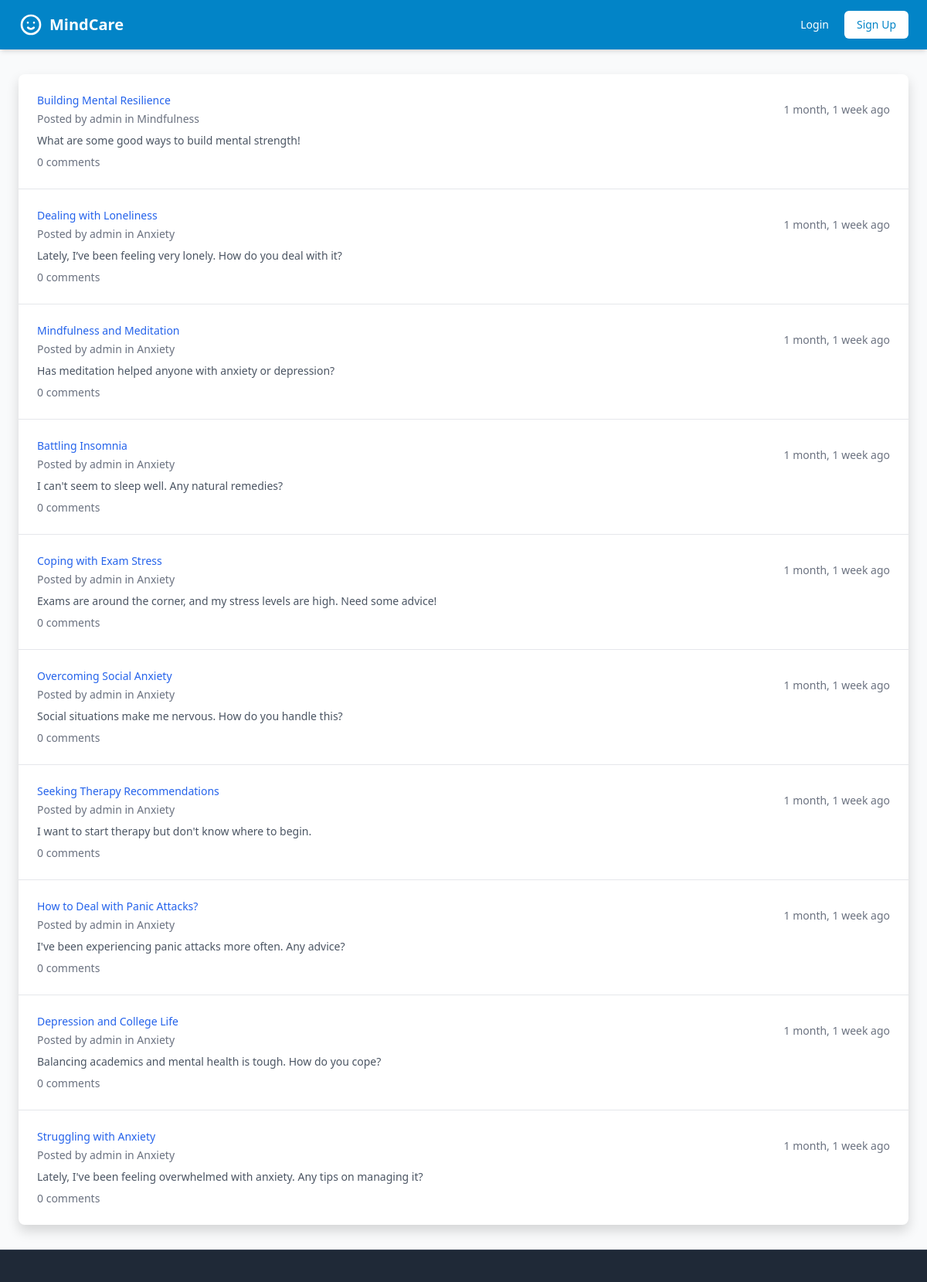
The app's page /forum (upper part), older data.
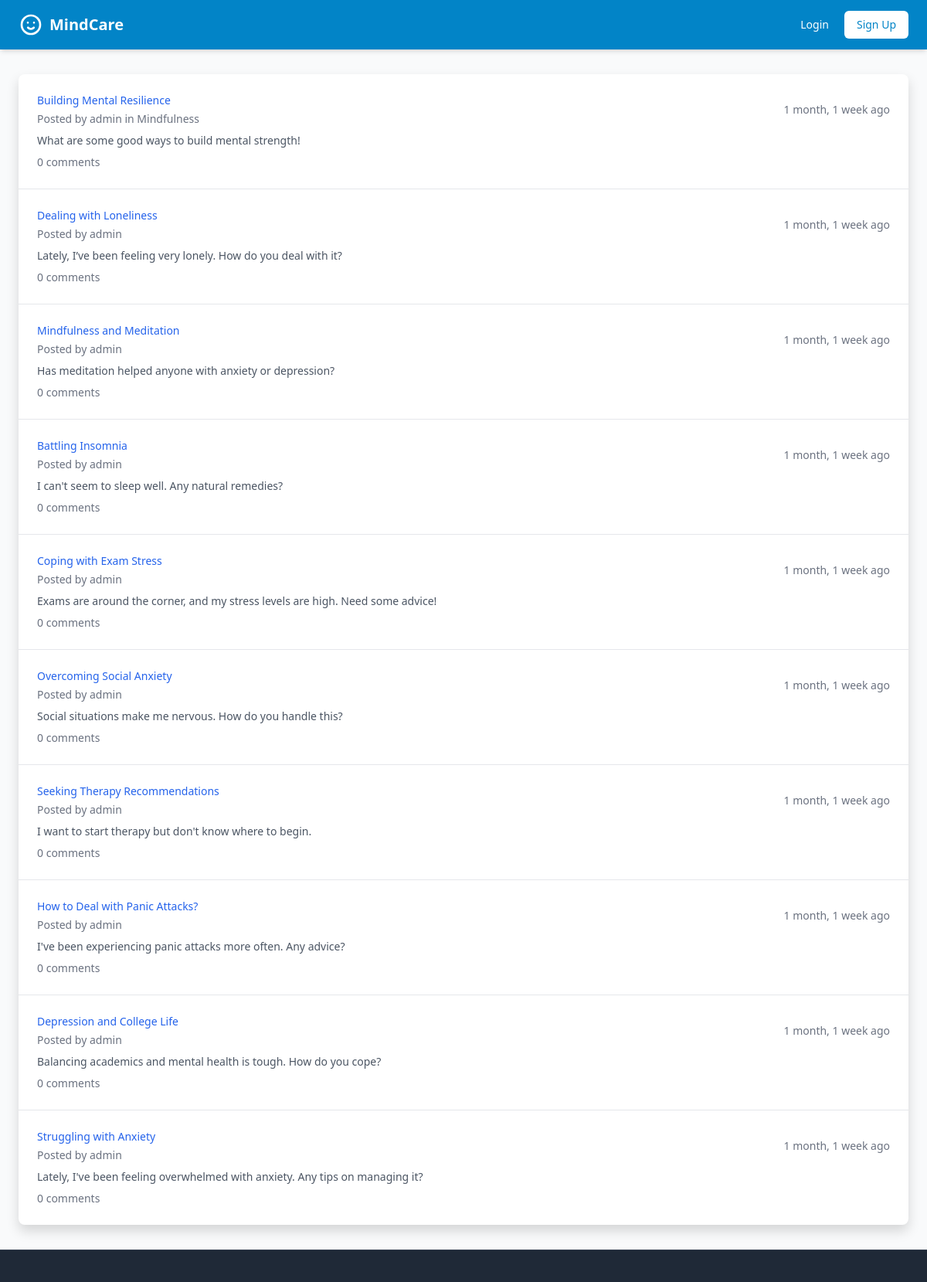
The same page, newer data.
### mentalhealth/models.py (models this page shows, shortened)
class ForumPost(models.Model):
    user = models.ForeignKey(User, on_delete=models.CASCADE)
    title = models.CharField(max_length=200)
    content = models.TextField()
    category = models.ForeignKey(MentalHealthCategory, on_delete=models.SET_NULL, null=True)
    created_at = models.DateTimeField(auto_now_add=True)
    updated_at = models.DateTimeField(auto_now=True)
    is_anonymous = models.BooleanField(default=False)
    class Meta:
        ordering = ['-created_at']

class User(AbstractUser):
    USER_TYPES = (
        ('STUDENT', 'Student'),
        ('COUNSELOR', 'Counselor'),
        ('ADMIN', 'Admin'),
    )
    user_type = models.CharField(max_length=10, choices=USER_TYPES, default='STUDENT')
    date_of_birth = models.DateField(null=True, blank=True)
    phone_number = models.CharField(max_length=15, blank=True)
    institution = models.CharField(max_length=100, blank=True)
    profile_picture = models.ImageField(upload_to='profile_pics/', blank=True)
    bio = models.TextField(blank=True)
    is_verified = models.BooleanField(default=False)
    groups = models.ManyToManyField(
        Group,
        related_name="custom_user_groups",  # Adjust related_name to avoid conflicts
        blank=True
    )
    user_permissions = models.ManyToManyField(
        Permission,
        related_name="custom_user_permissions",  # Adjust related_name to avoid conflicts
        blank=True
    )

class MentalHealthCategory(models.Model):
    name = models.CharField(max_length=50)
    slug = models.SlugField(unique=True, blank=True)
    description = models.TextField()
    icon = models.CharField(max_length=30, help_text="Icon class from icon library")

### mentalhealth/views.py (the view)
# urls.py: path('forum', ForumPostListView.as_view(), name='forum_list'),
class ForumPostListView(ListView):
    model = ForumPost
    template_name = 'forum_list.html'
    context_object_name = 'posts'
    paginate_by = 15
    def get_queryset(self):
        queryset = super().get_queryset()
        category_id = self.request.GET.get('category')
        if category_id:
            queryset = queryset.filter(category__id=category_id)
        return queryset.select_related('user', 'category').order_by('-created_at')
    def get_context_data(self, **kwargs):
        context = super().get_context_data(**kwargs)
        context['categories'] = MentalHealthCategory.objects.all()
        context['selected_category'] = self.request.GET.get('category')
        return context

### mentalhealth/context_processors.py (called while the page is built)
def mood_choices(request):
    return {
        'MOOD_CHOICES': MoodEntry.MOOD_CHOICES
    }

### mentalhealth/templates/forum_list.html (shortened to what this page needs)
{% extends 'base.html' %}
{% load widget_tweaks %}
{% block content %}
<div class="max-w-7xl mx-auto px-4 sm:px-6 lg:px-8 py-8">
    <div class="bg-white shadow rounded-lg overflow-hidden">
        <ul class="divide-y divide-gray-200">
            {% for post in posts %}
            <li class="hover:bg-gray-50 transition-colors duration-200">
                <div class="px-6 py-4">
                    <a href="{% url 'forum_post_detail' post.id %}" class="block">
                        <div class="flex items-center justify-between">
                            <div class="flex-1 min-w-0">
                                <p class="text-sm font-medium text-blue-600 truncate hover:text-blue-800">
                                    {{ post.title }}
                                </p>
                                <p class="text-sm text-gray-500 truncate mt-1">
                                    Posted {% if post.is_anonymous %}anonymously{% else %}by {{ post.user.username }}{% endif %}
                                    {% if post.category %} in {{ post.category.name }}{% endif %}
                                </p>
                            </div>
                            <div class="ml-2 flex-shrink-0 flex">
                                <span class="text-sm text-gray-500">
                                    {{ post.created_at|timesince }} ago
                                </span>
                            </div>
                        </div>
                        <div class="mt-2">
                            <p class="text-sm text-gray-600 line-clamp-2">
                                {{ post.content }}
                            </p>
                        </div>
                    </a>
                    <div class="mt-2 flex items-center">
                        <a href="{% url 'forum_post_detail' post.id %}#comments"
                           class="text-sm text-gray-500 hover:text-blue-600">
                            {{ post.comments.count }} comment{{ post.comments.count|pluralize }}
                        </a>
                    </div>
                </div>
            </li>
            {% empty %}
            <li class="px-6 py-4 text-center text-gray-500">
                No posts found. Be the first to start a discussion!
            </li>
            {% endfor %}
        </ul>
    </div>
</div>
{% endblock %}

### mentalhealth/templates/base.html (shortened to what this page needs)
{% load static %}
<!DOCTYPE html>
<html lang="en" class="{% if request.user.is_authenticated and request.user.user_type == 'COUNSELOR' %}counselor-theme{% endif %}">
<head>
    <link href="https://cdn.jsdelivr.net/npm/bootstrap@5.3.2/dist/css/bootstrap.min.css" rel="stylesheet">
    <link rel="stylesheet" href="https://cdn.jsdelivr.net/npm/bootstrap-icons@1.11.1/font/bootstrap-icons.css">
    <link rel="stylesheet" href="https://cdnjs.cloudflare.com/ajax/libs/font-awesome/6.0.0/css/all.min.css">
    <script src="https://cdn.tailwindcss.com"></script>
</head>
<body class="bg-gray-50 dark:bg-gray-900 text-gray-900 dark:text-gray-100 min-h-screen flex flex-col transition-colors duration-200">
    <nav class="bg-primary-600 dark:bg-gray-800 text-white shadow-md sticky top-0 z-50">
        <div class="max-w-7xl mx-auto px-4 sm:px-6 lg:px-8">
            <div class="flex justify-between h-16 items-center">
                <div class="flex items-center">
                    <a href="{% url 'user_dashboard' %}" class="flex items-center space-x-2 focus:outline-none">
                        <svg class="h-8 w-8 text-white" fill="none" stroke="currentColor" viewBox="0 0 24 24" aria-hidden="true">
                            <path stroke-linecap="round" stroke-linejoin="round" stroke-width="2" d="M14.828 14.828a4 4 0 01-5.656 0M9 10h.01M15 10h.01M21 12a9 9 0 11-18 0 9 9 0 0118 0z" />
                        </svg>
                        <span class="text-xl font-bold">MindCare</span>
                    </a>
                </div>
                <div class="hidden md:flex items-center space-x-1">
                    {% if user.is_authenticated %}
                        <a href="{% url 'user_dashboard' %}" class="px-3 py-2 rounded-md text-sm font-medium hover:bg-primary-500 dark:hover:bg-gray-700 transition flex items-center">
                            <i class="bi bi-speedometer2 mr-2"></i> Dashboard
                        </a>
                        <a href="{% url 'counselor_list' %}" class="px-3 py-2 rounded-md text-sm font-medium hover:bg-primary-500 dark:hover:bg-gray-700 transition flex items-center">
                            <i class="bi bi-people mr-2"></i> Counselors
                        </a>
                        <a href="{% url 'quiz_intro' %}" class="px-3 py-2 rounded-md text-sm font-medium hover:bg-primary-500 dark:hover:bg-gray-700 transition flex items-center">
                            <i class="bi bi-clipboard-check mr-2"></i> Quizzes
                        </a>
                        <a href="{% url 'resource_list' %}" class="px-3 py-2 rounded-md text-sm font-medium hover:bg-primary-500 dark:hover:bg-gray-700 transition flex items-center">
                            <i class="bi bi-book mr-2"></i> Resources
                        </a>
                        <a href="{% url 'forum_list' %}" class="px-3 py-2 rounded-md text-sm font-medium hover:bg-primary-500 dark:hover:bg-gray-700 transition flex items-center">
                            <i class="bi bi-chat-square-text mr-2"></i> Community
                        </a>
                        <div class="relative ml-2">
                            <button id="user-menu-button" class="flex items-center space-x-1 text-sm rounded-full focus:outline-none focus:ring-2 focus:ring-white focus:ring-offset-2 focus:ring-offset-primary-600" aria-expanded="false" aria-haspopup="true">
                                {% if user.profile_picture %}
                                    <img class="h-8 w-8 rounded-full" src="{{ user.profile_picture.url }}" alt="Profile picture of {{ user.username }}">
                                {% else %}
                                    <span class="h-8 w-8 rounded-full bg-primary-400 dark:bg-gray-600 flex items-center justify-center text-white">
                                        {{ user.username|first|upper }}
                                    </span>
                                {% endif %}
                                <span class="hidden md:inline">{{ user.username }}</span>
                                <svg class="h-4 w-4" fill="currentColor" viewBox="0 0 20 20">
                                    <path fill-rule="evenodd" d="M5.293 7.293a1 1 0 011.414 0L10 10.586l3.293-3.293a1 1 0 111.414 1.414l-4 4a1 1 0 01-1.414 0l-4-4a1 1 0 010-1.414z" clip-rule="evenodd" />
                                </svg>
                            </button>
                            <div id="user-menu" class="hidden absolute right-0 mt-2 w-48 rounded-md shadow-lg bg-white dark:bg-gray-800 ring-1 ring-black dark:ring-gray-700 ring-opacity-5 py-1 z-50 animate-fade-in">
                                <a href="{% url 'profile' %}" class="block px-4 py-2 text-sm text-gray-700 dark:text-gray-300 hover:bg-gray-100 dark:hover:bg-gray-700 flex items-center">
                                    <i class="bi bi-person mr-2"></i> Your Profile
                                </a>
                                <a href="{% url 'wellness_journey' %}" class="block px-4 py-2 text-sm text-gray-700 dark:text-gray-300 hover:bg-gray-100 dark:hover:bg-gray-700 flex items-center">
                                    <i class="bi bi-graph-up mr-2"></i> Wellness Journey
                                </a>
                                {% if user.user_type == 'COUNSELOR' %}
                                    <a href="{% url 'counselor_dashboard' %}" class="block px-4 py-2 text-sm text-gray-700 dark:text-gray-300 hover:bg-gray-100 dark:hover:bg-gray-700 flex items-center">
                                        <i class="bi bi-clipboard-data mr-2"></i> Counselor Dashboard
                                    </a>
                                {% endif %}
                                <div class="border-t border-gray-200 dark:border-gray-700 my-1"></div>
                                <a href="{% url 'logout' %}" class="block px-4 py-2 text-sm text-gray-700 dark:text-gray-300 hover:bg-gray-100 dark:hover:bg-gray-700 flex items-center">
                                    <i class="bi bi-box-arrow-right mr-2"></i> Sign out
                                </a>
                            </div>
                        </div>
                        <button id="dark-mode-toggle" class="ml-2 p-2 rounded-full hover:bg-primary-500 dark:hover:bg-gray-700 transition">
                            <i class="bi bi-sun-fill hidden dark:block text-yellow-300"></i>
                            <i class="bi bi-moon-fill dark:hidden text-blue-200"></i>
                            <span class="sr-only">Toggle dark mode</span>
                        </button>
                    {% else %}
                        <a href="{% url 'login' %}" class="px-3 py-2 rounded-md text-sm font-medium hover:bg-primary-500 dark:hover:bg-gray-700 transition">
                            Login
                        </a>
                        <a href="{% url 'signup' %}" class="px-3 py-2 rounded-md text-sm font-medium bg-white dark:bg-gray-700 text-primary-600 dark:text-white hover:bg-gray-100 dark:hover:bg-gray-600 transition">
                            Sign Up
                        </a>
                    {% endif %}
                </div>
            </div>
        </div>
    </nav>
    <main class="flex-grow">
        {% block content %}{% endblock %}
    </main>
    <footer class="bg-gray-800 dark:bg-gray-900 text-white py-12 border-t border-gray-700">
    </footer>
</body>
</html>

### mentalhealth/templates/base.html (style rules this page uses)
:root { --color-primary-500: #0ea5e9; --color-primary-600: #0284c7; }
html { scroll-behavior: smooth; scroll-padding-top: 80px; }

Row changes from the older to the newer data that the page shows:
changed ForumPost "Dealing with Loneliness": category.name "Anxiety" → (not shown)
changed ForumPost "Mindfulness and Meditation": category.name "Anxiety" → (not shown)
changed ForumPost "Battling Insomnia": category.name "Anxiety" → (not shown)
changed ForumPost "Coping with Exam Stress": category.name "Anxiety" → (not shown)
changed ForumPost "Overcoming Social Anxiety": category.name "Anxiety" → (not shown)
changed ForumPost "Seeking Therapy Recommendations": category.name "Anxiety" → (not shown)
changed ForumPost "How to Deal with Panic Attacks?": category.name "Anxiety" → (not shown)
changed ForumPost "Depression and College Life": category.name "Anxiety" → (not shown)
changed ForumPost "Struggling with Anxiety": category.name "Anxiety" → (not shown)
